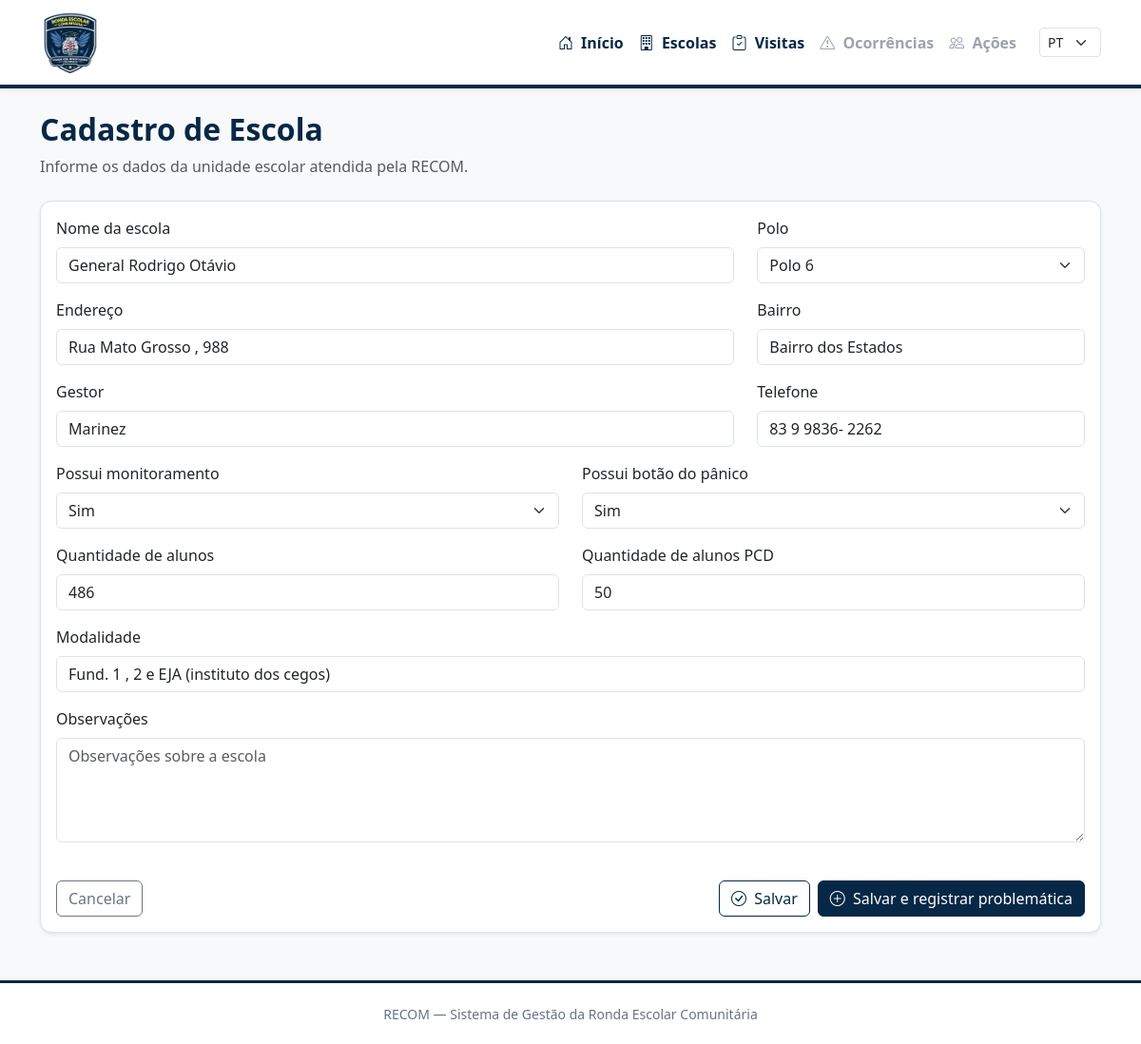
Page /escolas/1/editar/ on the earlier database version.
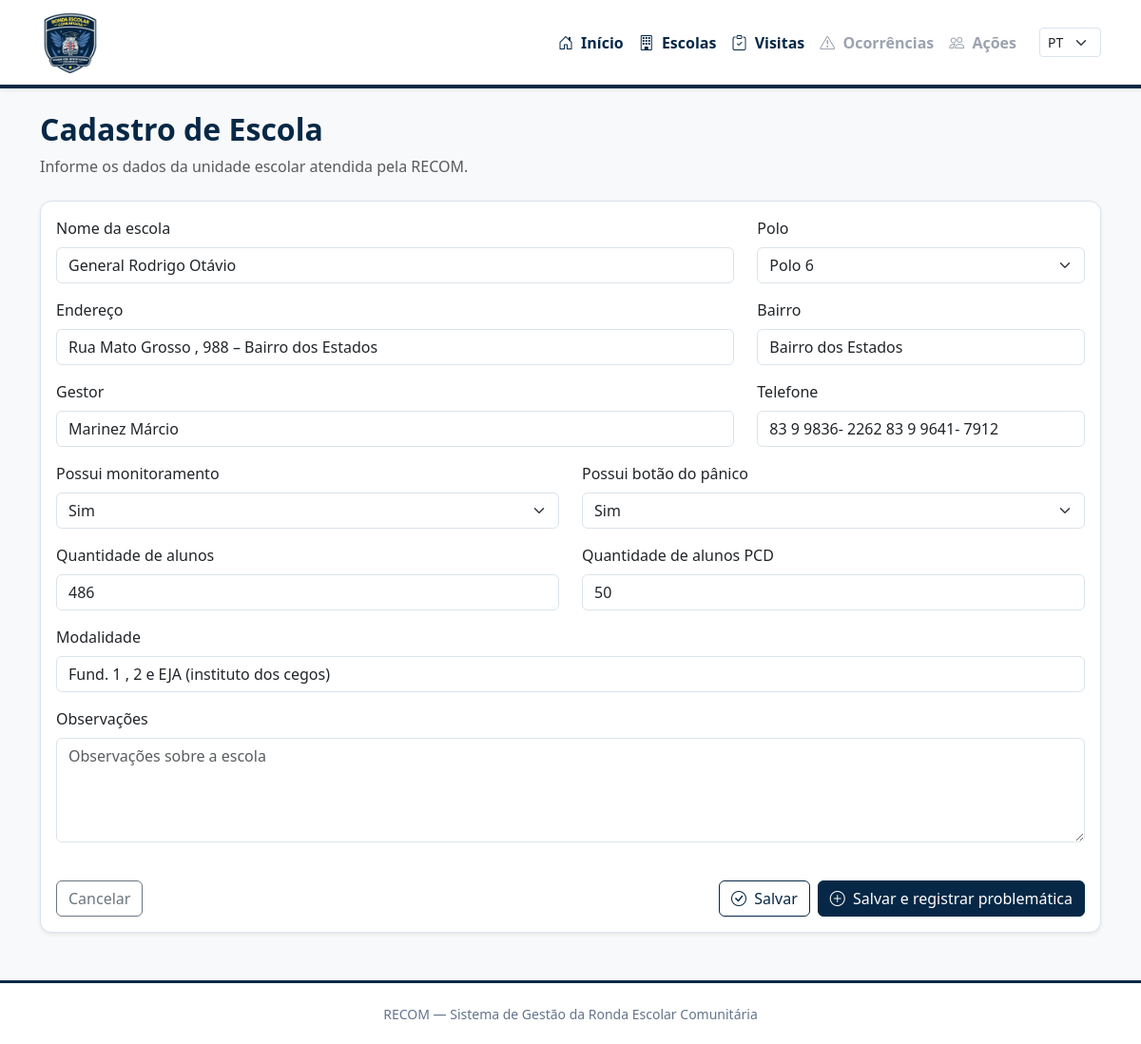
Same page on the later database version.
### escolas/models.py (models this page shows, shortened)
class Escola(models.Model):
    POLO_CHOICES = [
        (1, "Polo 1"),
        (2, "Polo 2"),
        (3, "Polo 3"),
        (4, "Polo 4"),
        (5, "Polo 5"),
        (6, "Polo 6"),
        (7, "Polo 7"),
        (8, "Polo 8"),
        (9, "Polo 9"),
    ]
    nome = models.CharField(
        max_length=200,
        unique=True
    )
    polo = models.PositiveSmallIntegerField(
        choices=POLO_CHOICES
    )
    endereco = models.CharField(
        max_length=300
    )
    bairro = models.CharField(
    max_length=120,
    blank=True
    )
    gestor = models.CharField(
        max_length=150,
        blank=True
    )
    telefone = models.CharField(
        max_length=100,
        blank=True
    )
    monitoramento = models.BooleanField(
        default=False
    )
    botao_panico = models.BooleanField(
        default=False
    )
    quantidade_alunos = models.PositiveIntegerField(
        default=0
    )
    quantidade_alunos_pcd = models.PositiveIntegerField(
        default=0
    )
    modalidade = models.CharField(
        max_length=200,
        blank=True
    )
    observacoes = models.TextField(
        blank=True
    )
    ativa = models.BooleanField(
        default=True
    )
    data_inativacao = models.DateTimeField(
        blank=True,
        null=True
    )
    inativada_por = models.ForeignKey(
        User,
        on_delete=models.SET_NULL,
        blank=True,
        null=True,
        related_name="escolas_inativadas"
    )
    criado_em = models.DateTimeField(
        auto_now_add=True
    )
    atualizado_em = models.DateTimeField(
        auto_now=True
    )

### escolas/views.py (the view)
def editar_escola(request, pk):
    escola = get_object_or_404(
        Escola,
        pk=pk
    )
    if request.method == "POST":
        form = EscolaForm(
            request.POST,
            instance=escola
        )
        if form.is_valid():
            form.save()
            messages.success(
                request,
                "Escola atualizada com sucesso."
            )
            return redirect(
                "escolas:detalhe_escola",
                pk=escola.pk
            )
    else:
        form = EscolaForm(
            instance=escola
        )
    return render(
        request,
        "escolas/form_escola.html",
        {
            "form": form,
            "escola": escola,
            "modo_edicao": True,
        }
    )

### templates/escolas/form_escola.html (shortened to what the changed rows need)
{% extends "base.html" %}
{% block content %}
<div class="container mt-4 mb-5">
    <div class="mb-4">
        <h2>Cadastro de Escola</h2>
    </div>
    <div class="card shadow-sm">
        <div class="card-body">
            <form method="post">
                <div class="row">
                    <div class="col-md-8 mb-3">
                        <label class="form-label">
                            {{ form.nome.label }}
                        </label>
                        {{ form.nome }}
                    </div>
                    <div class="col-md-4 mb-3">
                        <label class="form-label">
                            {{ form.polo.label }}
                        </label>
                        {{ form.polo }}
                    </div>
                    <div class="col-md-8 mb-3">
                        <label class="form-label">
                            {{ form.endereco.label }}
                        </label>
                        {{ form.endereco }}
                    </div>
                    <div class="col-md-4 mb-3">
                        <label class="form-label">
                            {{ form.bairro.label }}
                        </label>
                        {{ form.bairro }}
                    </div>
                    <div class="col-md-8 mb-3">
                        <label class="form-label">
                            {{ form.gestor.label }}
                        </label>
                        {{ form.gestor }}
                    </div>
                    <div class="col-md-4 mb-3">
                        <label class="form-label">
                            {{ form.telefone.label }}
                        </label>
                        {{ form.telefone }}
                    </div>
                    <div class="col-md-6 mb-3">
                        <label class="form-label">
                            {{ form.monitoramento.label }}
                        </label>
                        {{ form.monitoramento }}
                    </div>
                    <div class="col-md-6 mb-3">
                        <label class="form-label">
                            {{ form.botao_panico.label }}
                        </label>
                        {{ form.botao_panico }}
                    </div>
                    <div class="col-md-6 mb-3">
                        <label class="form-label">
                            {{ form.quantidade_alunos.label }}
                        </label>
                        {{ form.quantidade_alunos }}
                    </div>
                    <div class="col-md-6 mb-3">
                        <label class="form-label">
                            {{ form.quantidade_alunos_pcd.label }}
                        </label>
                        {{ form.quantidade_alunos_pcd }}
                    </div>
                    <div class="col-md-12 mb-3">
                        <label class="form-label">
                            {{ form.modalidade.label }}
                        </label>
                        {{ form.modalidade }}
                    </div>
                    <div class="col-md-12 mb-3">
                        <label class="form-label">
                            {{ form.observacoes.label }}
                        </label>
                        {{ form.observacoes }}
                    </div>
                </div>
            </form>
        </div>
    </div>
</div>
{% endblock %}

Differences in the rows shown:
changed Escola "General Rodrigo Otávio": endereco "Rua Mato Grosso , 988" → "Rua Mato Grosso , 988 – Bairro dos Estados"; gestor "Marinez" → "Marinez Márcio"; telefone "83 9 9836- 2262" → "83 9 9836- 2262 83 9 9641- 7912"
